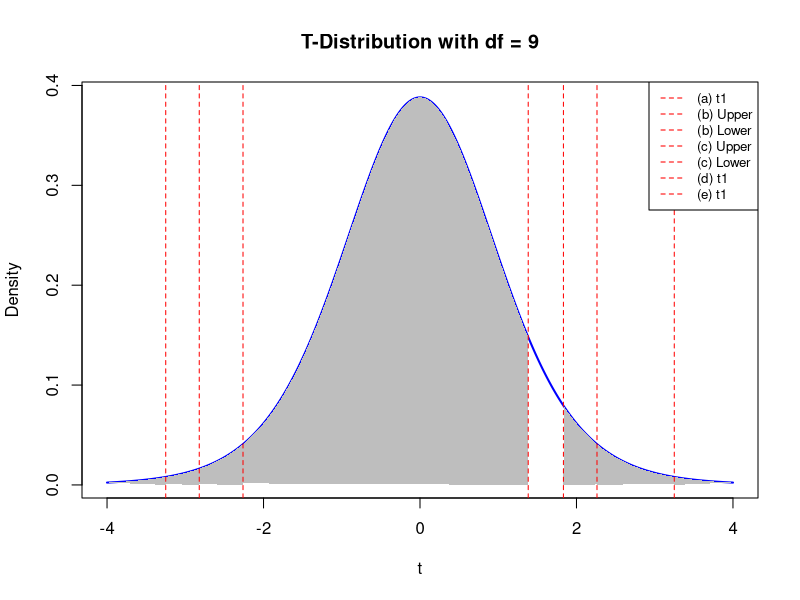

Recreate this plot in R.
# Degrees of freedom
df <- 9  # Degrees of freedom 9

# (a) Right tail shaded area = 0.05
t1_a <- qt(0.95, df)  # Cumulative area on the left = 0.95

# (b) Total shaded area = 0.05 (two tails, meaning 0.025 on each side)
t1_b_upper <- qt(0.975, df)  # Upper critical value
t1_b_lower <- qt(0.025, df)  # Lower critical value

# (c) Total unshaded area = 0.99 (shaded area = 0.01, two tails, meaning 0.005 on each side)
t1_c_upper <- qt(0.995, df)  # Upper critical value
t1_c_lower <- qt(0.005, df)  # Lower critical value

# (d) Left tail shaded area = 0.01
t1_d <- qt(0.01, df)  # Cumulative area on the left = 0.01

# (e) Left cumulative area = 0.90
t1_e <- qt(0.90, df)  # Cumulative area on the left = 0.90

# Plot the t-distribution
x_vals <- seq(-4, 4, length = 1000)
y_vals <- dt(x_vals, df)

# Plot the curve
plot(x_vals, y_vals, type = "l", col = "blue", lwd = 2, 
     main = "T-Distribution with df = 9", xlab = "t", ylab = "Density")

# Add shaded areas
polygon(c(x_vals[x_vals >= t1_a], t1_a), 
        c(y_vals[x_vals >= t1_a], 0), col = "gray", border = NA)  # (a)

polygon(c(x_vals[x_vals <= t1_b_lower], t1_b_lower), 
        c(y_vals[x_vals <= t1_b_lower], 0), col = "gray", border = NA)  # (b) lower

polygon(c(x_vals[x_vals >= t1_b_upper], t1_b_upper), 
        c(y_vals[x_vals >= t1_b_upper], 0), col = "gray", border = NA)  # (b) upper

polygon(c(x_vals[x_vals <= t1_c_lower], t1_c_lower), 
        c(y_vals[x_vals <= t1_c_lower], 0), col = "gray", border = NA)  # (c) lower

polygon(c(x_vals[x_vals >= t1_c_upper], t1_c_upper), 
        c(y_vals[x_vals >= t1_c_upper], 0), col = "gray", border = NA)  # (c) upper

polygon(c(x_vals[x_vals <= t1_d], t1_d), 
        c(y_vals[x_vals <= t1_d], 0), col = "gray", border = NA)  # (d)

polygon(c(x_vals[x_vals <= t1_e], t1_e), 
        c(y_vals[x_vals <= t1_e], 0), col = "gray", border = NA)  # (e)

# Add vertical lines for the critical values
abline(v = c(t1_a, t1_b_upper, t1_b_lower, t1_c_upper, t1_c_lower, t1_d, t1_e), 
       col = "red", lty = 2)

# Add legend
legend("topright", legend = c("(a) t1", "(b) Upper", "(b) Lower", "(c) Upper", "(c) Lower", "(d) t1", "(e) t1"),
       col = "red", lty = 2, cex = 0.8)
